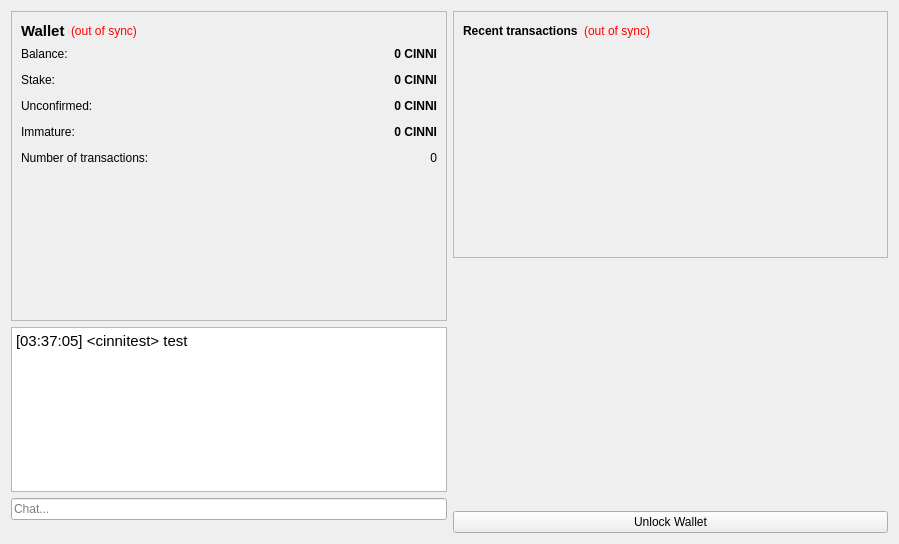
<?xml version="1.0" encoding="UTF-8"?>
<ui version="4.0">
 <class>OverviewPage</class>
 <widget class="QWidget" name="OverviewPage">
  <property name="geometry">
   <rect>
    <x>0</x>
    <y>0</y>
    <width>899</width>
    <height>544</height>
   </rect>
  </property>
  <property name="windowTitle">
   <string>Form</string>
  </property>
  <layout class="QHBoxLayout" name="horizontalLayout" stretch="1,1">
   <item>
    <layout class="QVBoxLayout" name="verticalLayout_2">
     <item>
      <widget class="QFrame" name="frame">
       <property name="frameShape">
        <enum>QFrame::StyledPanel</enum>
       </property>
       <property name="frameShadow">
        <enum>QFrame::Sunken</enum>
       </property>
       <property name="lineWidth">
        <number>1</number>
       </property>
       <layout class="QVBoxLayout" name="verticalLayout_4">
        <item>
         <layout class="QHBoxLayout" name="horizontalLayout_4">
          <item>
           <widget class="QLabel" name="label_5">
            <property name="font">
             <font>
              <pointsize>11</pointsize>
              <weight>75</weight>
              <bold>true</bold>
             </font>
            </property>
            <property name="text">
             <string>Wallet</string>
            </property>
           </widget>
          </item>
          <item>
           <widget class="QLabel" name="labelWalletStatus">
            <property name="toolTip">
             <string>The displayed information may be out of date. Your wallet automatically synchronizes with the CinniCoin network after a connection is established, but this process has not completed yet.</string>
            </property>
            <property name="styleSheet">
             <string notr="true">QLabel { color: red; }</string>
            </property>
            <property name="text">
             <string notr="true">(out of sync)</string>
            </property>
            <property name="alignment">
             <set>Qt::AlignLeading|Qt::AlignLeft|Qt::AlignVCenter</set>
            </property>
           </widget>
          </item>
          <item>
           <spacer name="horizontalSpacer_2">
            <property name="orientation">
             <enum>Qt::Horizontal</enum>
            </property>
            <property name="sizeHint" stdset="0">
             <size>
              <width>40</width>
              <height>20</height>
             </size>
            </property>
           </spacer>
          </item>
         </layout>
        </item>
        <item>
         <layout class="QFormLayout" name="formLayout_2">
          <property name="fieldGrowthPolicy">
           <enum>QFormLayout::AllNonFixedFieldsGrow</enum>
          </property>
          <property name="horizontalSpacing">
           <number>12</number>
          </property>
          <property name="verticalSpacing">
           <number>12</number>
          </property>
          <item row="0" column="0">
           <widget class="QLabel" name="label">
            <property name="text">
             <string>Balance:</string>
            </property>
           </widget>
          </item>
          <item row="0" column="1">
           <widget class="QLabel" name="labelBalance">
            <property name="font">
             <font>
              <weight>75</weight>
              <bold>true</bold>
             </font>
            </property>
            <property name="cursor">
             <cursorShape>IBeamCursor</cursorShape>
            </property>
            <property name="toolTip">
             <string>Your current balance</string>
            </property>
            <property name="text">
             <string notr="true">0 CINNI</string>
            </property>
            <property name="alignment">
             <set>Qt::AlignRight|Qt::AlignTrailing|Qt::AlignVCenter</set>
            </property>
            <property name="textInteractionFlags">
             <set>Qt::LinksAccessibleByMouse|Qt::TextSelectableByKeyboard|Qt::TextSelectableByMouse</set>
            </property>
           </widget>
          </item>
          <item row="2" column="0">
           <widget class="QLabel" name="label_6">
            <property name="text">
             <string>Stake:</string>
            </property>
           </widget>
          </item>
          <item row="4" column="0">
           <widget class="QLabel" name="label_3">
            <property name="text">
             <string>Unconfirmed:</string>
            </property>
           </widget>
          </item>
          <item row="4" column="1">
           <widget class="QLabel" name="labelUnconfirmed">
            <property name="font">
             <font>
              <weight>75</weight>
              <bold>true</bold>
             </font>
            </property>
            <property name="cursor">
             <cursorShape>IBeamCursor</cursorShape>
            </property>
            <property name="toolTip">
             <string>Total of transactions that have yet to be confirmed, and do not yet count toward the current balance</string>
            </property>
            <property name="text">
             <string notr="true">0 CINNI</string>
            </property>
            <property name="alignment">
             <set>Qt::AlignRight|Qt::AlignTrailing|Qt::AlignVCenter</set>
            </property>
            <property name="textInteractionFlags">
             <set>Qt::LinksAccessibleByMouse|Qt::TextSelectableByKeyboard|Qt::TextSelectableByMouse</set>
            </property>
           </widget>
          </item>
          <item row="6" column="0">
           <widget class="QLabel" name="labelImmatureText">
            <property name="text">
             <string>Immature:</string>
            </property>
           </widget>
          </item>
          <item row="6" column="1">
           <widget class="QLabel" name="labelImmature">
            <property name="font">
             <font>
              <weight>75</weight>
              <bold>true</bold>
             </font>
            </property>
            <property name="toolTip">
             <string>Mined balance that has not yet matured</string>
            </property>
            <property name="text">
             <string notr="true">0 CINNI</string>
            </property>
            <property name="alignment">
             <set>Qt::AlignRight|Qt::AlignTrailing|Qt::AlignVCenter</set>
            </property>
            <property name="textInteractionFlags">
             <set>Qt::LinksAccessibleByMouse|Qt::TextSelectableByKeyboard|Qt::TextSelectableByMouse</set>
            </property>
           </widget>
          </item>
          <item row="7" column="0">
           <widget class="QLabel" name="label_2">
            <property name="text">
             <string>Number of transactions:</string>
            </property>
           </widget>
          </item>
          <item row="7" column="1">
           <widget class="QLabel" name="labelNumTransactions">
            <property name="toolTip">
             <string>Total number of transactions in wallet</string>
            </property>
            <property name="text">
             <string notr="true">0</string>
            </property>
            <property name="alignment">
             <set>Qt::AlignRight|Qt::AlignTrailing|Qt::AlignVCenter</set>
            </property>
           </widget>
          </item>
          <item row="2" column="1">
           <widget class="QLabel" name="labelStake">
            <property name="font">
             <font>
              <weight>75</weight>
              <bold>true</bold>
             </font>
            </property>
            <property name="cursor">
             <cursorShape>IBeamCursor</cursorShape>
            </property>
            <property name="toolTip">
             <string>Total of coins that was staked, and do not yet count toward the current balance</string>
            </property>
            <property name="text">
             <string notr="true">0 CINNI</string>
            </property>
            <property name="alignment">
             <set>Qt::AlignRight|Qt::AlignTrailing|Qt::AlignVCenter</set>
            </property>
            <property name="textInteractionFlags">
             <set>Qt::LinksAccessibleByMouse|Qt::TextSelectableByKeyboard|Qt::TextSelectableByMouse</set>
            </property>
           </widget>
          </item>
         </layout>
        </item>
        <item>
         <widget class="QLabel" name="logo">
          <property name="enabled">
           <bool>true</bool>
          </property>
          <property name="minimumSize">
           <size>
            <width>140</width>
            <height>140</height>
           </size>
          </property>
          <property name="acceptDrops">
           <bool>false</bool>
          </property>
          <property name="autoFillBackground">
           <bool>false</bool>
          </property>
          <property name="lineWidth">
           <number>0</number>
          </property>
          <property name="text">
           <string/>
          </property>
          <property name="pixmap">
           <pixmap resource="../bitcoin.qrc">:/images/backg</pixmap>
          </property>
          <property name="scaledContents">
           <bool>false</bool>
          </property>
          <property name="alignment">
           <set>Qt::AlignCenter</set>
          </property>
          <property name="margin">
           <number>0</number>
          </property>
          <property name="indent">
           <number>0</number>
          </property>
         </widget>
        </item>
       </layout>
      </widget>
     </item>
     <item>
      <widget class="QTextBrowser" name="trollBox">
       <property name="html">
        <string>&lt;!DOCTYPE HTML PUBLIC &quot;-//W3C//DTD HTML 4.0//EN&quot; &quot;http://www.w3.org/TR/REC-html40/strict.dtd&quot;&gt;
&lt;html&gt;&lt;head&gt;&lt;meta name=&quot;qrichtext&quot; content=&quot;1&quot; /&gt;&lt;style type=&quot;text/css&quot;&gt;
p, li { white-space: pre-wrap; }
&lt;/style&gt;&lt;/head&gt;&lt;body style=&quot; font-family:'Cantarell'; font-size:11pt; font-weight:400; font-style:normal;&quot;&gt;
&lt;p style=&quot; margin-top:0px; margin-bottom:0px; margin-left:0px; margin-right:0px; -qt-block-indent:0; text-indent:0px;&quot;&gt;[03:37:05] &amp;lt;cinnitest&amp;gt; test&lt;/p&gt;&lt;/body&gt;&lt;/html&gt;</string>
       </property>
      </widget>
     </item>
     <item>
      <widget class="QLineEdit" name="lineEditTrollBox">
       <property name="sizePolicy">
        <sizepolicy hsizetype="Minimum" vsizetype="Fixed">
         <horstretch>0</horstretch>
         <verstretch>0</verstretch>
        </sizepolicy>
       </property>
       <property name="text">
        <string/>
       </property>
       <property name="placeholderText">
        <string>Chat...</string>
       </property>
      </widget>
     </item>
     <item>
      <spacer name="verticalSpacer">
       <property name="orientation">
        <enum>Qt::Vertical</enum>
       </property>
       <property name="sizeHint" stdset="0">
        <size>
         <width>20</width>
         <height>40</height>
        </size>
       </property>
      </spacer>
     </item>
    </layout>
   </item>
   <item>
    <layout class="QVBoxLayout" name="verticalLayout_3">
     <item>
      <widget class="QFrame" name="frame_2">
       <property name="frameShape">
        <enum>QFrame::StyledPanel</enum>
       </property>
       <property name="frameShadow">
        <enum>QFrame::Sunken</enum>
       </property>
       <layout class="QVBoxLayout" name="verticalLayout">
        <item>
         <layout class="QHBoxLayout" name="horizontalLayout_2">
          <item>
           <widget class="QLabel" name="label_4">
            <property name="text">
             <string>&lt;b&gt;Recent transactions&lt;/b&gt;</string>
            </property>
           </widget>
          </item>
          <item>
           <widget class="QLabel" name="labelTransactionsStatus">
            <property name="toolTip">
             <string>The displayed information may be out of date. Your wallet automatically synchronizes with the CinniCoin network after a connection is established, but this process has not completed yet.</string>
            </property>
            <property name="styleSheet">
             <string notr="true">QLabel { color: red; }</string>
            </property>
            <property name="text">
             <string notr="true">(out of sync)</string>
            </property>
            <property name="alignment">
             <set>Qt::AlignRight|Qt::AlignTrailing|Qt::AlignVCenter</set>
            </property>
           </widget>
          </item>
          <item>
           <spacer name="horizontalSpacer">
            <property name="orientation">
             <enum>Qt::Horizontal</enum>
            </property>
            <property name="sizeHint" stdset="0">
             <size>
              <width>40</width>
              <height>20</height>
             </size>
            </property>
           </spacer>
          </item>
         </layout>
        </item>
        <item>
         <widget class="QListView" name="listTransactions">
          <property name="styleSheet">
           <string notr="true">QListView { background: transparent; }</string>
          </property>
          <property name="frameShape">
           <enum>QFrame::NoFrame</enum>
          </property>
          <property name="verticalScrollBarPolicy">
           <enum>Qt::ScrollBarAlwaysOff</enum>
          </property>
          <property name="horizontalScrollBarPolicy">
           <enum>Qt::ScrollBarAlwaysOff</enum>
          </property>
          <property name="selectionMode">
           <enum>QAbstractItemView::NoSelection</enum>
          </property>
         </widget>
        </item>
       </layout>
      </widget>
     </item>
     <item>
      <spacer name="verticalSpacer_2">
       <property name="orientation">
        <enum>Qt::Vertical</enum>
       </property>
       <property name="sizeHint" stdset="0">
        <size>
         <width>20</width>
         <height>40</height>
        </size>
       </property>
      </spacer>
     </item>
     <item>
      <widget class="QPushButton" name="unlockWalletButton">
       <property name="text">
        <string>Unlock Wallet</string>
       </property>
      </widget>
     </item>
    </layout>
   </item>
  </layout>
 </widget>
 <resources>
  <include location="../bitcoin.qrc"/>
 </resources>
 <connections/>
</ui>
